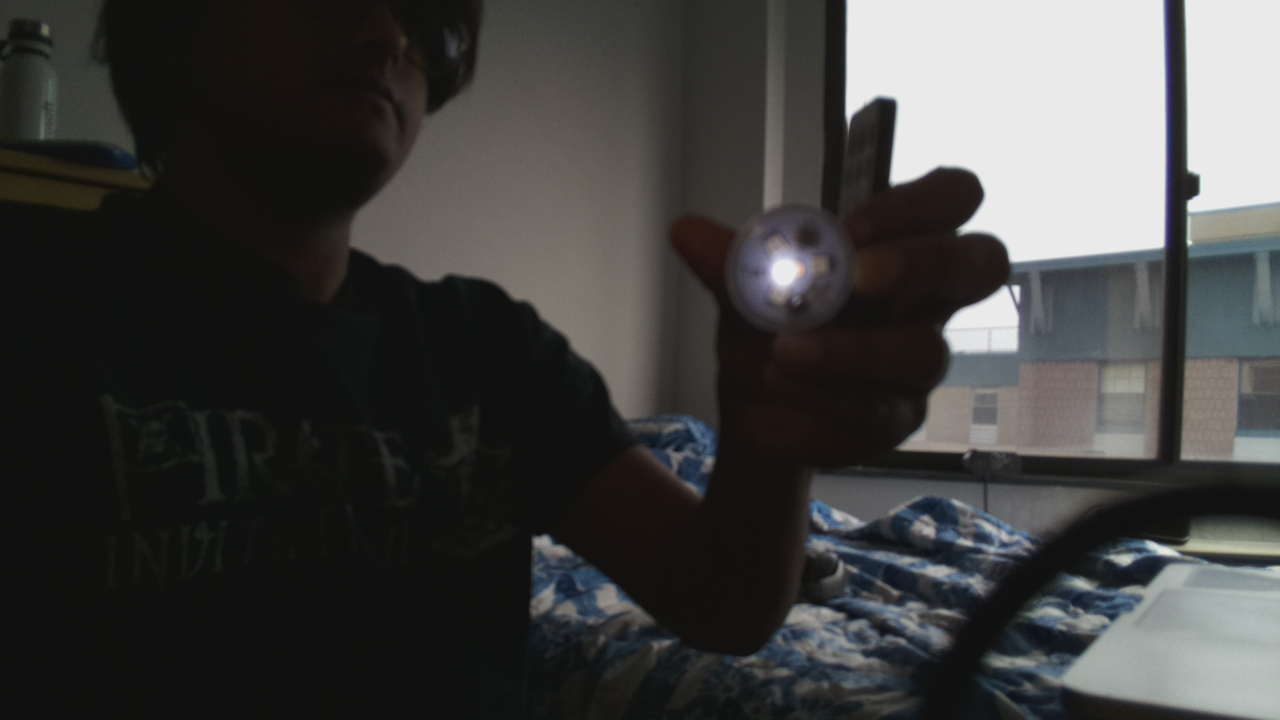
#> input picture OpticalNavigation/experiments/image00.jpg, 1280 x 720 px
$ python find_with_kmeans.py --image ../experiments/image00.jpg
#> lines starting #> are read from the running program, lines starting #| are printed output that depends on the picture
#> further down, imOrig is the input picture: shape (720, 1280, 3); mean B, G, R 63.8, 65.3, 65.2
# https://www.thepythoncode.com/article/kmeans-for-image-segmentation-opencv-python
# Standard imports
import cv2
import numpy as np
import os
import argparse

def getkmeans(imOrig):
    image = cv2.cvtColor(imOrig, cv2.COLOR_BGR2RGB)
    # image = cv2.medianBlur(imTemp, 5)
    # reshape the image to a 2D array of pixels and 3 color values (RGB)
    pixel_values = image.reshape((-1, 3))
    # convert to float
    pixel_values = np.float32(pixel_values)

    # define stopping criteria
    max_iters = 100
    epsilon = 10 # amount by which the clusters move
    criteria = (cv2.TERM_CRITERIA_EPS + cv2.TERM_CRITERIA_MAX_ITER, max_iters, epsilon)

    k = 2
    _, labels, (centers) = cv2.kmeans(pixel_values, k, None, criteria, 10, cv2.KMEANS_RANDOM_CENTERS)
#> centers = [[199, 200.5, 199.4], [38.98, 38.57, 37.15]]

    # convert back to 8 bit values
    centers = np.uint8(centers)
#> centers = [[199, 200, 199], [38, 38, 37]]

    # [8 lines of commented-out code are left out]
    segmented_image = centers[labels.flatten()]

    # reshape back to the original image dimension
    segmented_image = segmented_image.reshape(image.shape)
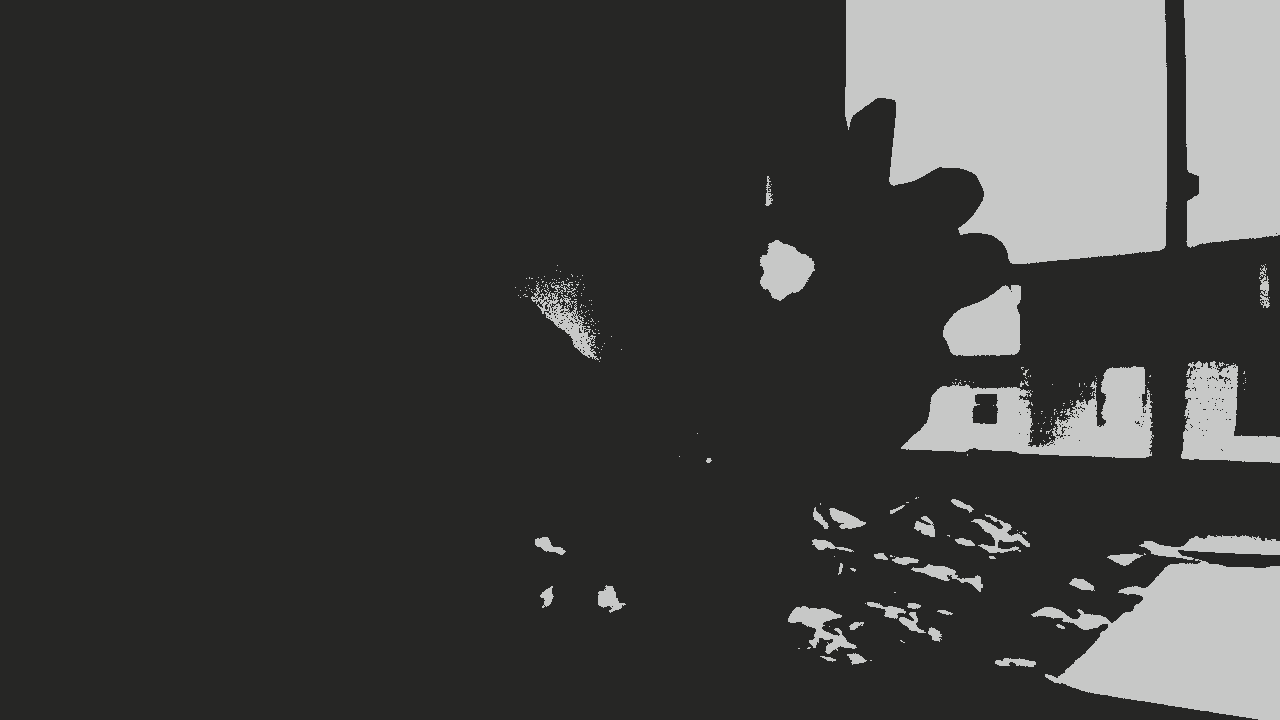
#> segmented_image: shape (720, 1280, 3); mean R, G, B 64.5, 64.6, 63.6
    return segmented_image

if __name__ == "__main__":
    # Read image
    #imOrig = cv2.imread(os.path.join("D:", "OpNav", "data", "EclipseAndCrescentImages", "images", "EarthMoon.jpg"))
    ap = argparse.ArgumentParser()
    ap.add_argument("-i", "--image", help = "path to the image")
    args = vars(ap.parse_args())

    imOrig = cv2.imread(args["image"])
    cv2.imshow("original", imOrig)
    cv2.waitKey(0)
    segmented_image = getkmeans(imOrig)
    cv2.imshow("Segmented Image", segmented_image)
    cv2.waitKey(0)


# [7 lines of commented-out code are left out]

$ run again, on OpticalNavigation/experiments/image03.jpg
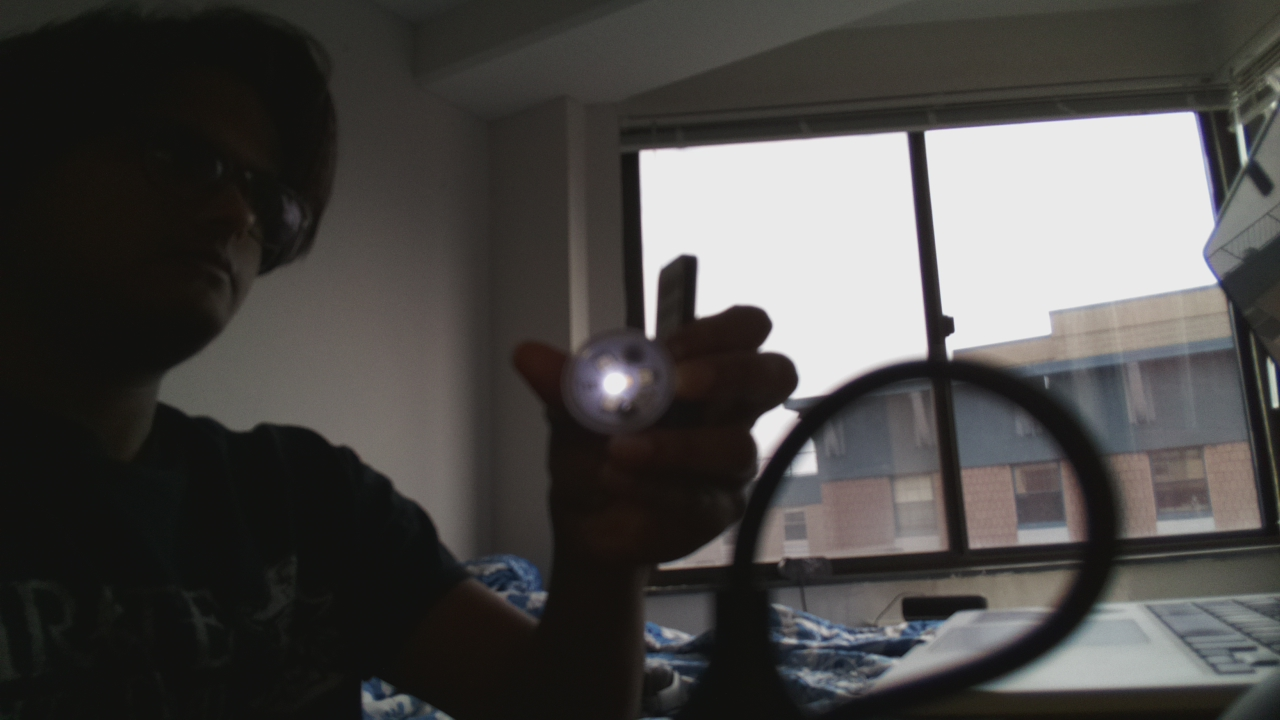
#> input picture OpticalNavigation/experiments/image03.jpg, 1280 x 720 px
#> imOrig is the input picture: shape (720, 1280, 3); mean B, G, R 71.8, 73.6, 75.4
#> in getkmeans, `_, labels, (centers) = cv2.kmeans(pixel_values, k, None, criteria, 10,..`: centers = [[206.7, 205.5, 205.1], [46.99, 45.04, 42.94]]
#> in getkmeans, `centers = np.uint8(centers)`: centers = [[206, 205, 205], [46, 45, 42]]
#> in getkmeans, `segmented_image = segmented_image.reshape(image.shape)`:
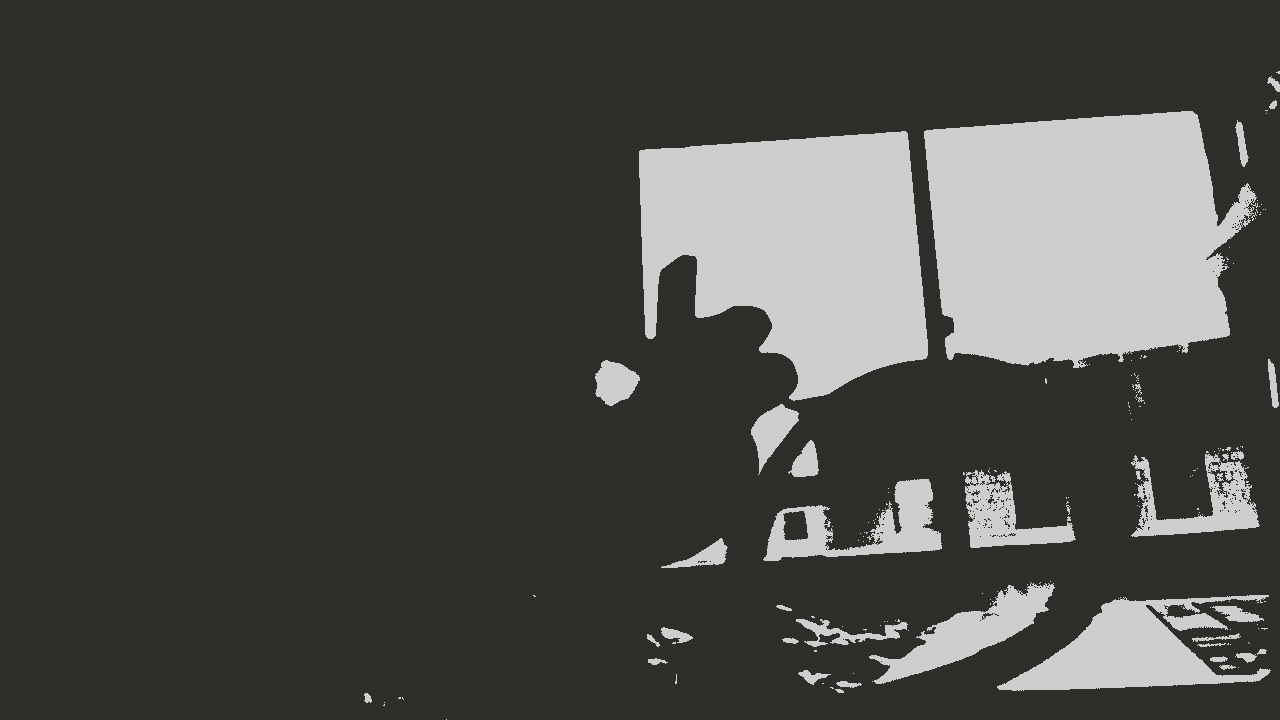
#> segmented_image: shape (720, 1280, 3); mean R, G, B 74.4, 73.4, 71

$ run again, on OpticalNavigation/experiments/image04.jpg
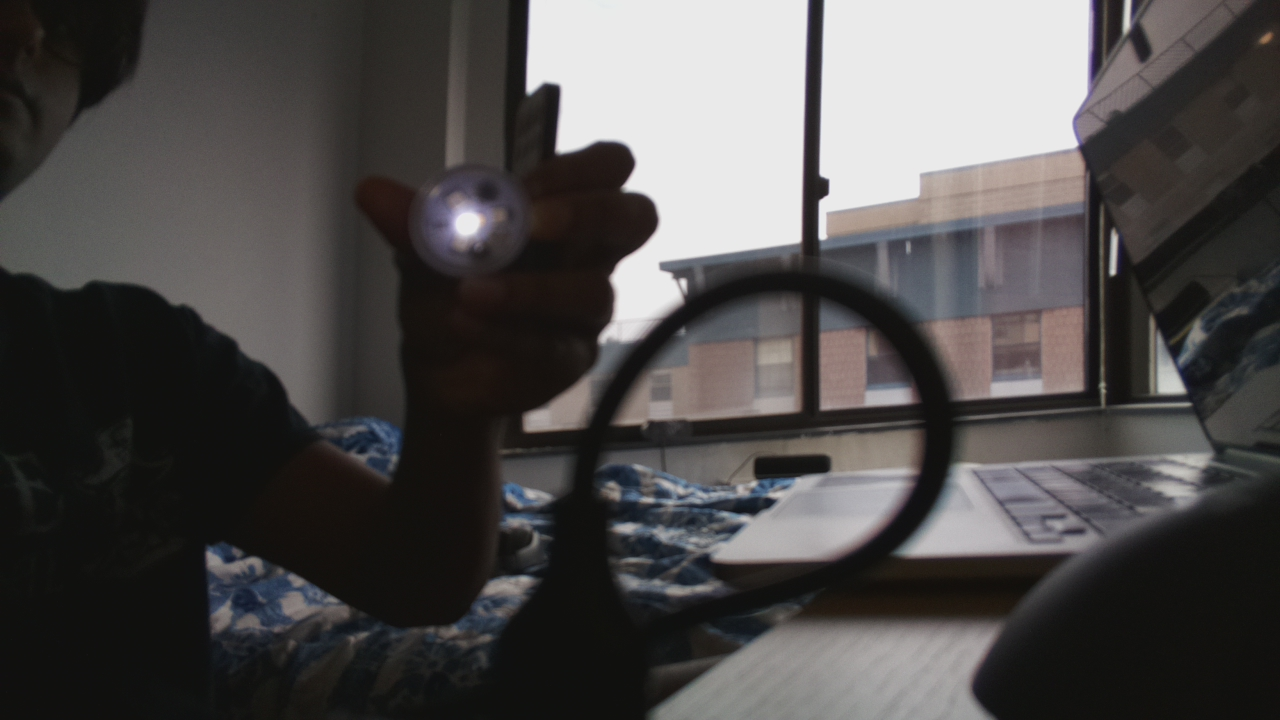
#> input picture OpticalNavigation/experiments/image04.jpg, 1280 x 720 px
#> imOrig is the input picture: shape (720, 1280, 3); mean B, G, R 76, 76.6, 79
#> in getkmeans, `_, labels, (centers) = cv2.kmeans(pixel_values, k, None, criteria, 10,..`: centers = [[193.8, 190.3, 190.2], [45.33, 43.23, 42.6]]
#> in getkmeans, `centers = np.uint8(centers)`: centers = [[193, 190, 190], [45, 43, 42]]
#> in getkmeans, `segmented_image = segmented_image.reshape(image.shape)`:
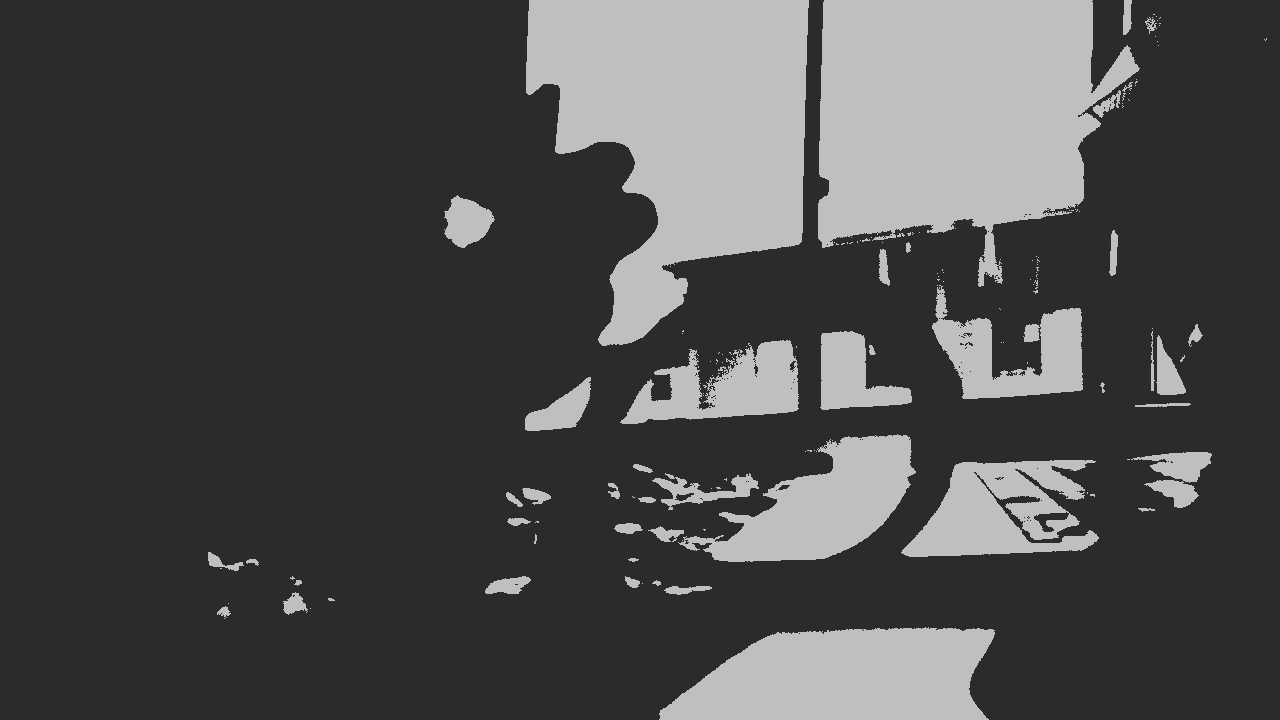
#> segmented_image: shape (720, 1280, 3); mean R, G, B 78.5, 76.3, 75.5
